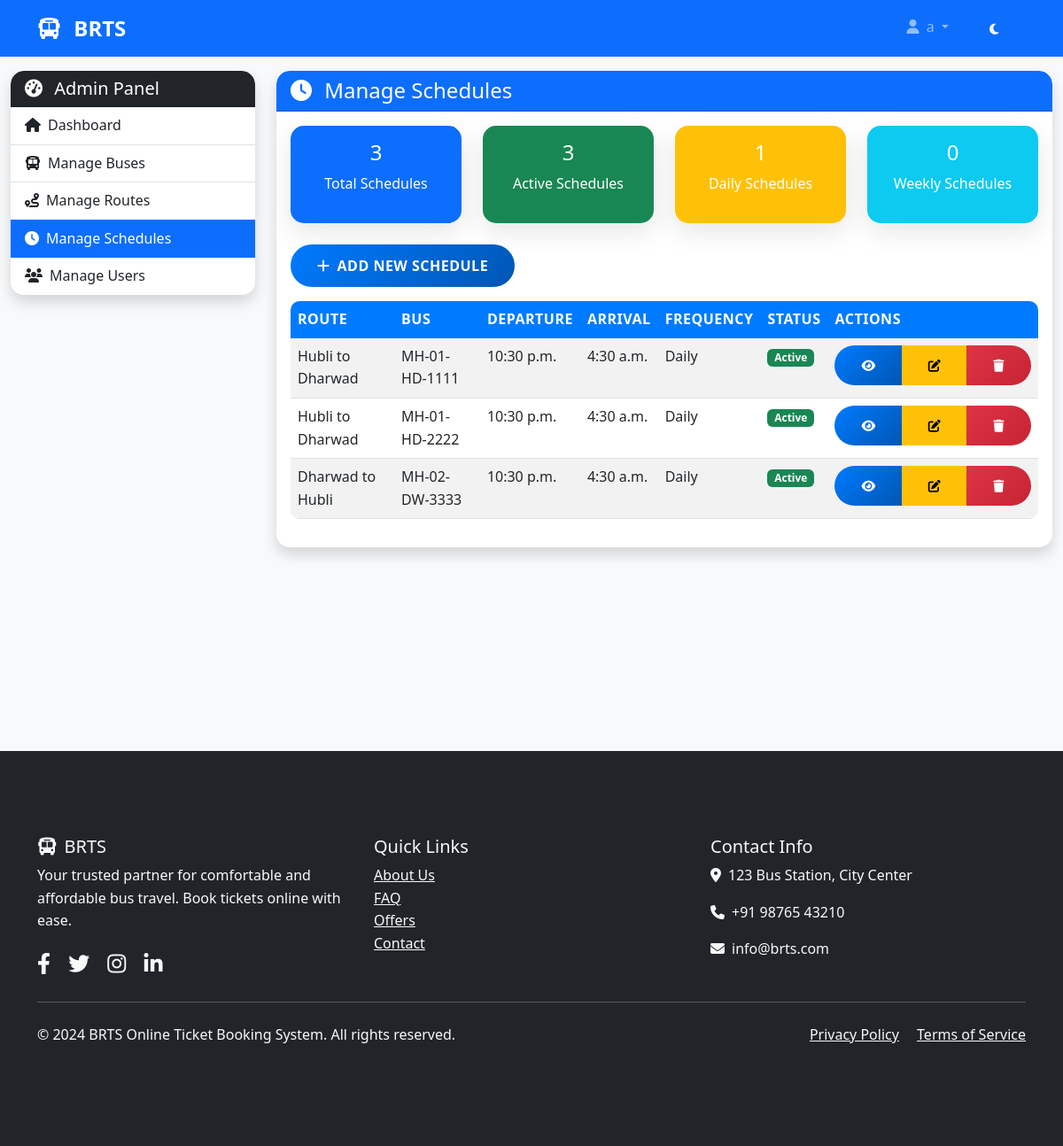
/bus-management/manage-schedules/ (signed in), run on the app's committed database.
### accounts/models.py (models this page shows, shortened)
class User(AbstractUser):
    email = models.EmailField(unique=True)
    phone_number = models.CharField(max_length=15, blank=True, null=True)
    profile_picture = models.ImageField(upload_to='profile_pics/', blank=True, null=True)
    is_verified = models.BooleanField(default=False)
    date_of_birth = models.DateField(blank=True, null=True)
    address = models.TextField(blank=True, null=True)
    created_at = models.DateTimeField(auto_now_add=True)
    updated_at = models.DateTimeField(auto_now=True)
    USERNAME_FIELD = 'email'
    REQUIRED_FIELDS = ['username', 'first_name', 'last_name']

### bus_management/models.py (models this page shows, shortened)
class Schedule(models.Model):
    route = models.ForeignKey(Route, on_delete=models.CASCADE, related_name='schedules')
    bus = models.ForeignKey(Bus, on_delete=models.CASCADE, related_name='schedules')
    departure_time = models.TimeField()
    arrival_time = models.TimeField()
    frequency = models.CharField(max_length=50, choices=[
        ('daily', 'Daily'),
        ('weekly', 'Weekly'),
        ('custom', 'Custom'),
    ], default='daily')
    days_of_week = models.JSONField(default=list)
    effective_from = models.DateField()
    is_active = models.BooleanField(default=True)
    class Meta:
        verbose_name = "Schedule"
        verbose_name_plural = "Schedules"

class Route(models.Model):
    name = models.CharField(max_length=100)
    source = models.CharField(max_length=100)
    destination = models.CharField(max_length=100)
    distance = models.FloatField(help_text="Distance in kilometers")
    estimated_time = models.IntegerField(help_text="Estimated travel time in minutes")
    base_fare = models.DecimalField(max_digits=10, decimal_places=2)
    is_active = models.BooleanField(default=True)
    class Meta:
        verbose_name = "Route"
        verbose_name_plural = "Routes"

class Bus(models.Model):
    bus_number = models.CharField(max_length=20, unique=True)
    bus_type = models.CharField(max_length=20, choices=[
        ('ac_seater', 'AC Seater'),
        ('ac_sleeper', 'AC Sleeper'),
        ('non_ac_seater', 'Non-AC Seater'),
        ('non_ac_sleeper', 'Non-AC Sleeper'),
        ('volvo', 'Volvo AC'),
    ])
    capacity = models.IntegerField(validators=[MinValueValidator(1)])
    driver = models.ForeignKey(Driver, on_delete=models.SET_NULL, null=True, blank=True, related_name='buses')
    registration_number = models.CharField(max_length=20, unique=True)
    amenities = models.JSONField(default=list)
    status = models.CharField(max_length=15, choices=[
        ('active', 'Active'),
        ('inactive', 'Inactive'),
        ('maintenance', 'Under Maintenance'),
    ], default='active')
    route = models.ForeignKey(Route, on_delete=models.CASCADE, related_name='buses')
    class Meta:
        verbose_name = "Bus"
        verbose_name_plural = "Buses"

### bus_management/views.py (the view)
# urls.py: path('manage-schedules/', views.manage_schedules_view, name='manage_schedules'),
@login_required
@user_passes_test(is_admin)
def manage_schedules_view(request):
    schedules = Schedule.objects.select_related('bus', 'route').order_by('departure_time')
    route_filter = request.GET.get('route', '')
    if route_filter:
        schedules = schedules.filter(route_id=route_filter)
    paginator = Paginator(schedules, 10)
    page_number = request.GET.get('page')
    page_obj = paginator.get_page(page_number)
    routes = Route.objects.filter(is_active=True)
    total_schedules = schedules.count()
    active_schedules = schedules.filter(is_active=True).count()
    daily_schedules = schedules.filter(frequency='daily').count()
    weekly_schedules = schedules.filter(frequency='weekly').count()
    context = {
        'page_obj': page_obj,
        'routes': routes,
        'route_filter': route_filter,
        'total_schedules': total_schedules,
        'active_schedules': active_schedules,
        'daily_schedules': daily_schedules,
        'weekly_schedules': weekly_schedules,
    }
    return render(request, 'bus_management/manage_schedules.html', context)

### bus_management/views.py (called while the page is built)
def is_admin(user):
    return user.is_authenticated and user.is_staff

### templates/bus_management/manage_schedules.html (shortened to what this page needs)
{% extends 'base.html' %}
{% block content %}
<div class="container-fluid mt-4">
    <div class="row">
        <div class="col-md-3">
            <div class="card shadow mb-4">
                <div class="card-header bg-dark text-white">
                    <h5 class="mb-0">
                        <i class="fas fa-tachometer-alt me-2"></i>
                        Admin Panel
                    </h5>
                </div>
                <div class="list-group list-group-flush">
                    <a href="{% url 'bus_management:admin_dashboard' %}" class="list-group-item list-group-item-action">
                        <i class="fas fa-home me-2"></i>Dashboard
                    </a>
                    <a href="{% url 'bus_management:manage_buses' %}" class="list-group-item list-group-item-action">
                        <i class="fas fa-bus me-2"></i>Manage Buses
                    </a>
                    <a href="{% url 'bus_management:manage_routes' %}" class="list-group-item list-group-item-action">
                        <i class="fas fa-route me-2"></i>Manage Routes
                    </a>
                    <a href="{% url 'bus_management:manage_schedules' %}" class="list-group-item list-group-item-action active">
                        <i class="fas fa-clock me-2"></i>Manage Schedules
                    </a>
                    <a href="{% url 'bus_management:manage_users' %}" class="list-group-item list-group-item-action">
                        <i class="fas fa-users me-2"></i>Manage Users
                    </a>
                </div>
            </div>
        </div>
        <div class="col-md-9">
            <div class="card shadow">
                <div class="card-header bg-primary text-white">
                    <h4 class="mb-0">
                        <i class="fas fa-clock me-2"></i>
                        Manage Schedules
                    </h4>
                </div>
                <div class="card-body">
                    <div class="row mb-4">
                        <div class="col-md-3">
                            <div class="card bg-primary text-white">
                                <div class="card-body text-center">
                                    <h4>{{ total_schedules }}</h4>
                                    <p>Total Schedules</p>
                                </div>
                            </div>
                        </div>
                        <div class="col-md-3">
                            <div class="card bg-success text-white">
                                <div class="card-body text-center">
                                    <h4>{{ active_schedules }}</h4>
                                    <p>Active Schedules</p>
                                </div>
                            </div>
                        </div>
                        <div class="col-md-3">
                            <div class="card bg-warning text-white">
                                <div class="card-body text-center">
                                    <h4>{{ daily_schedules }}</h4>
                                    <p>Daily Schedules</p>
                                </div>
                            </div>
                        </div>
                        <div class="col-md-3">
                            <div class="card bg-info text-white">
                                <div class="card-body text-center">
                                    <h4>{{ weekly_schedules }}</h4>
                                    <p>Weekly Schedules</p>
                                </div>
                            </div>
                        </div>
                    </div>
                    <div class="mb-3">
                        <button class="btn btn-primary" data-bs-toggle="modal" data-bs-target="#addScheduleModal">
                            <i class="fas fa-plus me-2"></i>Add New Schedule
                        </button>
                    </div>
                    <div class="table-responsive">
                        <table class="table table-hover table-striped">
                            <thead class="table-dark">
                                <tr>
                                    <th>Route</th>
                                    <th>Bus</th>
                                    <th>Departure</th>
                                    <th>Arrival</th>
                                    <th>Frequency</th>
                                    <th>Status</th>
                                    <th>Actions</th>
                                </tr>
                            </thead>
                            <tbody>
                                {% for schedule in page_obj %}
                                    <tr>
                                        <td>{{ schedule.route.name }}</td>
                                        <td>{{ schedule.bus.bus_number }}</td>
                                        <td>{{ schedule.departure_time }}</td>
                                        <td>{{ schedule.arrival_time }}</td>
                                        <td>{{ schedule.get_frequency_display }}</td>
                                        <td>
                                            <span class="badge {% if schedule.is_active %}bg-success{% else %}bg-danger{% endif %}">
                                                {% if schedule.is_active %}Active{% else %}Inactive{% endif %}
                                            </span>
                                        </td>
                                        <td>
                                            <div class="btn-group btn-group-sm" role="group">
                                                <button class="btn btn-primary" onclick="viewSchedule({{ schedule.id }})">
                                                    <i class="fas fa-eye"></i>
                                                </button>
                                                <button class="btn btn-warning" onclick="editSchedule({{ schedule.id }})">
                                                    <i class="fas fa-edit"></i>
                                                </button>
                                                <button class="btn btn-danger" onclick="deleteSchedule({{ schedule.id }})">
                                                    <i class="fas fa-trash"></i>
                                                </button>
                                            </div>
                                        </td>
                                    </tr>
                                {% endfor %}
                            </tbody>
                        </table>
                    </div>
                </div>
            </div>
        </div>
    </div>
</div>
{% endblock %}

### templates/base.html (shortened to what this page needs)
{% load static %}
<!DOCTYPE html>
<html lang="en">
<head>
    <link href="https://cdn.jsdelivr.net/npm/bootstrap@5.3.0/dist/css/bootstrap.min.css" rel="stylesheet">
    <link rel="stylesheet" href="https://cdnjs.cloudflare.com/ajax/libs/font-awesome/6.4.0/css/all.min.css">
    <link rel="stylesheet" href="{% static 'css/style.css' %}">
</head>
<body>
    <nav class="navbar navbar-expand-lg navbar-dark bg-primary fixed-top">
        <div class="container">
            <a class="navbar-brand" href="{% url 'core:home' %}">
                <i class="fas fa-bus me-2"></i>
                <strong>BRTS</strong>
            </a>
            <div class="collapse navbar-collapse" id="navbarNav">
                <ul class="navbar-nav">
                    {% if user.is_authenticated %}
                        <li class="nav-item dropdown">
                            <a class="nav-link dropdown-toggle" href="#" id="navbarDropdown" role="button" data-bs-toggle="dropdown">
                                <i class="fas fa-user me-1"></i>
                                {{ user.first_name }}
                            </a>
                        </li>
                    {% endif %}
                    <li class="nav-item">
                        <button class="btn btn-outline-light btn-sm ms-2" id="darkModeToggle">
                            <i class="fas fa-moon"></i>
                        </button>
                    </li>
                </ul>
            </div>
        </div>
    </nav>
    <main class="main-content">
        {% block content %}{% endblock %}
    </main>
    <footer class="bg-dark text-light mt-5">
        <div class="container py-5">
            <div class="row">
                <div class="col-md-4">
                    <h5><i class="fas fa-bus me-2"></i>BRTS</h5>
                    <p>Your trusted partner for comfortable and affordable bus travel. Book tickets online with ease.</p>
                    <div class="social-links">
                        <a href="#" class="text-light me-3"><i class="fab fa-facebook-f"></i></a>
                        <a href="#" class="text-light me-3"><i class="fab fa-twitter"></i></a>
                        <a href="#" class="text-light me-3"><i class="fab fa-instagram"></i></a>
                        <a href="#" class="text-light me-3"><i class="fab fa-linkedin-in"></i></a>
                    </div>
                </div>
                <div class="col-md-4">
                    <h5>Quick Links</h5>
                    <ul class="list-unstyled">
                        <li><a href="{% url 'core:about' %}" class="text-light">About Us</a></li>
                        <li><a href="{% url 'core:faq' %}" class="text-light">FAQ</a></li>
                        <li><a href="{% url 'core:offers' %}" class="text-light">Offers</a></li>
                        <li><a href="{% url 'core:contact' %}" class="text-light">Contact</a></li>
                    </ul>
                </div>
                <div class="col-md-4">
                    <h5>Contact Info</h5>
                    <p><i class="fas fa-map-marker-alt me-2"></i>123 Bus Station, City Center</p>
                    <p><i class="fas fa-phone me-2"></i>+91 98765 43210</p>
                    <p><i class="fas fa-envelope me-2"></i>info@brts.com</p>
                </div>
            </div>
            <hr class="my-4">
            <div class="row">
                <div class="col-md-6">
                    <p>&copy; 2024 BRTS Online Ticket Booking System. All rights reserved.</p>
                </div>
                <div class="col-md-6 text-end">
                    <a href="#" class="text-light me-3">Privacy Policy</a>
                    <a href="#" class="text-light">Terms of Service</a>
                </div>
            </div>
        </div>
    </footer>
</body>
</html>

### static/css/style.css (style rules this page uses)
:root { --primary-color: #007bff; --secondary-color: #6c757d; --success-color: #28a745; --danger-color: #dc3545; --warning-color: #ffc107; --info-color: #17a2b8; --light-color: #f8f9fa; --dark-color: #343a40; --primary-gradient: linear-gradient(135deg, #007bff 0%, #0056b3 100%); --success-gradient: linear-gradient(135deg, #28a745 0%, #20c997 100%); --danger-gradient: linear-gradient(135deg, #dc3545 0%, #c82333 100%); }
body { font-family: 'Segoe UI', Tahoma, Geneva, Verdana, sans-serif; background-color: #f8f9fa; color: #333; line-height: 1.6; }
.main-content { margin-top: 80px; min-height: calc(100vh - 80px); }
.navbar-brand { font-weight: 700; font-size: 1.5rem; }
.navbar-nav .nav-link { font-weight: 500; transition: all 0.3s ease; }
.card { border: none; border-radius: 15px; box-shadow: 0 10px 30px rgba(0, 0, 0, 0.1); transition: all 0.3s ease; overflow: hidden; }
.card-header { border-radius: 15px 15px 0 0 !important; font-weight: 600; }
.btn { border-radius: 50px; font-weight: 600; padding: 12px 30px; transition: all 0.3s ease; border: none; text-transform: uppercase; letter-spacing: 0.5px; }
.btn-primary { background: var(--primary-gradient); }
.btn-danger { background: var(--danger-gradient); }
.table { border-radius: 10px; overflow: hidden; }
.table thead th { background-color: var(--primary-color); color: white; font-weight: 600; text-transform: uppercase; letter-spacing: 0.5px; border: none; }
.table tbody tr { transition: all 0.3s ease; }
footer { background-color: var(--dark-color); color: white; padding: 3rem 0; margin-top: 5rem; }
footer .social-links a { color: white; font-size: 1.5rem; margin-right: 1rem; transition: all 0.3s ease; }

### data on the page
User: first_name "a"
Schedule: route.name "Hubli to Dharwad", bus.bus_number "MH-01-HD-1111", departure_time "10:30 p.m.", arrival_time "4:30 a.m.", frequency "Daily", is_active "Active"
Schedule: route.name "Hubli to Dharwad", bus.bus_number "MH-01-HD-2222", departure_time "10:30 p.m.", arrival_time "4:30 a.m.", frequency "Daily", is_active "Active"
Schedule: route.name "Dharwad to Hubli", bus.bus_number "MH-02-DW-3333", departure_time "10:30 p.m.", arrival_time "4:30 a.m.", frequency "Daily", is_active "Active"

### other printed values
{{ total_schedules }} "3"
{{ active_schedules }} "3"
{{ daily_schedules }} "1"
{{ weekly_schedules }} "0"
